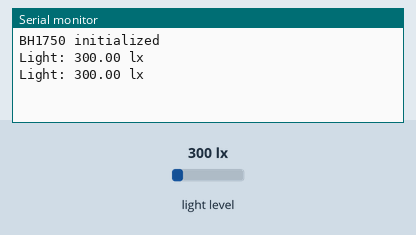
Bench run of a sketch on a simulated ESP32. Parts: the last lines printed to the serial monitor. The inputs (shaded band) are chosen by the test bench; at power-on: light level 300 lx.

Above: at 1.8 s.
1.9 s: light level set to 40 lx
At 2.8 s:
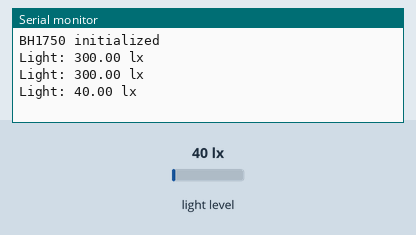
3.4 s: light level set to 500 lx
At 4.5 s:
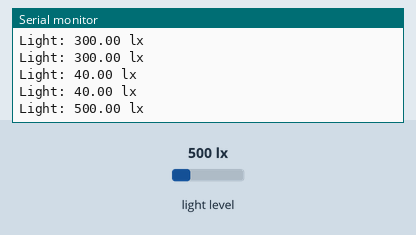
Timing chart, 0 to 6.4 s (numbered marks = the images above; inputs shaded):
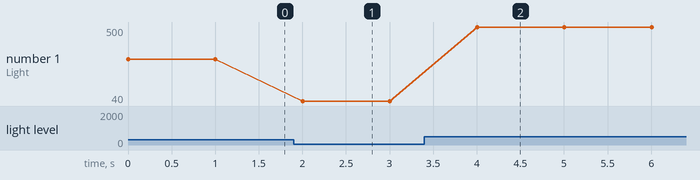

The sketch:

ESP32.ino
```cpp
#include <Wire.h>
#include <BH1750.h>

// Create BH1750 object
BH1750 lightMeter;

void setup() {
  Serial.begin(115200);
  Wire.begin(21, 22); // SDA, SCL pins for ESP32

  // Initialize BH1750
  if (!lightMeter.begin(BH1750::CONTINUOUS_HIGH_RES_MODE)) {
    Serial.println("BH1750 error");
  } else {
    Serial.println("BH1750 initialized");
  }
}

void loop() {
  // Read light level in lux
  float lux = lightMeter.readLightLevel();
  Serial.print("Light: "); //Light
  Serial.print(lux); // Lux
  Serial.println(" lx");

  delay(1000); // Read every second

}
```

Measured:
- after the input at 1.9 s, the serial monitor: prints a new line after 0.10 s (image 1)
- after the input at 3.4 s, the serial monitor: prints a new line after 0.60 s (image 2)
- plotted number 1: 300 → 40 after the input at 1.9 s, 40 → 500 after the input at 3.4 s
